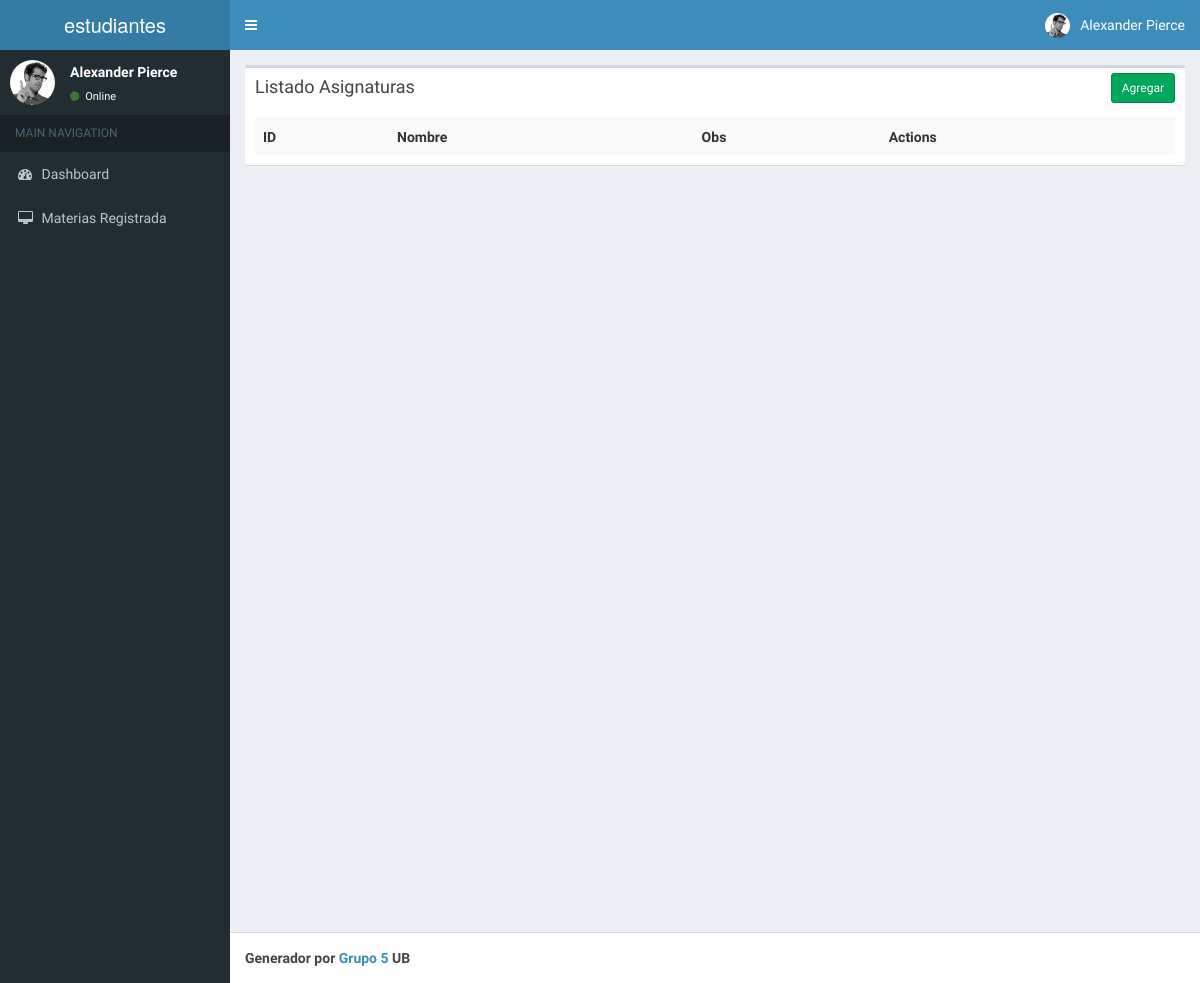
The page /index.php/asignatura on the database as committed earlier.
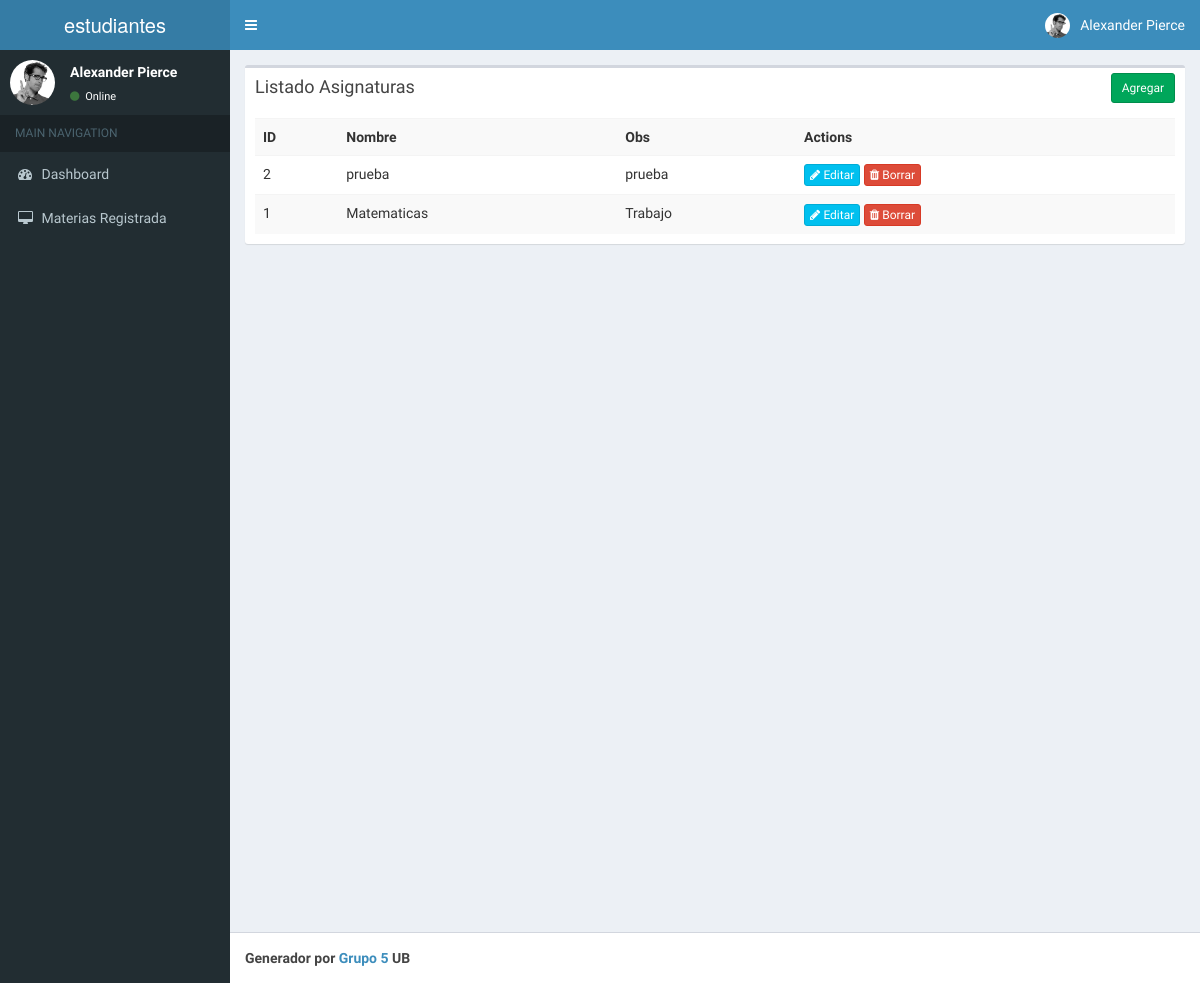
The same page on the database as committed later.
### tables this page shows
CREATE TABLE `subjects` (
  `subject_id` int(11) NOT NULL,
  `subject_name` varchar(255) NOT NULL,
  `subjects_obs` varchar(350) NOT NULL,
  `created_at` timestamp NULL DEFAULT CURRENT_TIMESTAMP,
  `updated_at` timestamp NULL DEFAULT CURRENT_TIMESTAMP ON UPDATE CURRENT_TIMESTAMP,
  `deleted_at` timestamp NULL DEFAULT NULL
);

### application/controllers/Asignatura.php (called while the page is built, shortened)
<?php
class Asignatura extends CI_Controller{
    function __construct()
    {
        $this->load->model('Asignatura_model');
    }
    function index()
    {
        $data['asignaturas'] = $this->Asignatura_model->get_all_asignaturas();
        $data['_view'] = 'asignatura/index';
        $this->load->view('partes/main',$data);
    }
}

### index.php (called while the page is built, shortened)
<?php
require_once BASEPATH.'core/CodeIgniter.php';

### application/models/Asignatura_model.php (called while the page is built, shortened)
<?php
class Asignatura_model extends CI_Model
{
    function get_all_asignaturas()
    {
        $this->db->order_by('subject_id', 'desc');
        return $this->db->get('subjects')->result_array();
    }
}

### application/views/asignatura/index.php (the view)
<div class="row">
    <div class="col-md-12">
        <div class="box">
            <div class="box-header">
                <h3 class="box-title">Listado Asignaturas</h3>
            	<div class="box-tools">
                    <a href="<?= site_url('asignatura/add'); ?>" class="btn btn-success btn-sm">Agregar</a>
                </div>
            </div>
            <div class="box-body">
                <table class="table table-striped">
                    <tr>
						<th>ID</th>
						<th>Nombre</th>
						<th>Obs</th>
						<th>Actions</th>
                    </tr>
                    <?php foreach($asignaturas as $a){ ?>
                    <tr>
						<td><?= $a['subject_id']; ?></td>
						<td><?= $a['subject_name']; ?></td>
						<td><?= $a['subjects_obs']; ?></td>
						<td>
                            <a href="<?= site_url('asignatura/edit/'.$a['subject_id']); ?>" class="btn btn-info btn-xs"><span class="fa fa-pencil"></span> Editar</a>
                            <a href="<?= site_url('asignatura/remove/'.$a['subject_id']); ?>" class="btn btn-danger btn-xs"><span class="fa fa-trash"></span> Borrar</a>
                        </td>
                    </tr>
                    <?php } ?>
                </table>
            </div>
        </div>
    </div>
</div>

### application/views/partes/head.php (shortened to what this page needs)
<!DOCTYPE html>
<html lang="es">
    <head>
         <link rel="stylesheet" href="<?= site_url('asset/css/bootstrap.min.css');?>">
        <link rel="stylesheet" href="<?= site_url('asset/css/font-awesome.min.css');?>">
        <link rel="stylesheet" href="https://cdnjs.cloudflare.com/ajax/libs/ionicons/2.0.1/css/ionicons.min.css">
        <link rel="stylesheet" href="<?= site_url('asset/css/bootstrap-datetimepicker.min.css');?>">
        <link rel="stylesheet" href="<?= site_url('asset/css/AdminLTE.min.css');?>">
        <link rel="stylesheet" href="<?= site_url('asset/css/_all-skins.min.css');?>">
    </head>
    <body class="<?= isset($body)? $body : 'hold-transition skin-blue sidebar-mini' ?>" >

### application/views/partes/main.php (shortened to what this page needs)
<?php
    $this->load->view('partes/head'); ?>
        <div class="wrapper">
            <header class="main-header">
                <a href="" class="logo">
                    <span class="logo-lg">estudiantes</span>
                </a>
                <nav class="navbar navbar-static-top">
                    <a href="#" class="sidebar-toggle" data-toggle="offcanvas" role="button">
                    </a>
                    <div class="navbar-custom-menu">
                        <ul class="nav navbar-nav">
                            <li class="dropdown user user-menu">
                                <a href="#" class="dropdown-toggle" data-toggle="dropdown">
                                    <img src="<?= site_url('asset/img/user2-160x160.jpg');?>" class="user-image" alt="User Image">
                                    <span class="hidden-xs">Alexander Pierce</span>
                                </a>
                            </li>
                        </ul>
                    </div>
                </nav>
            </header>
            <aside class="main-sidebar">
                <section class="sidebar">
                    <div class="user-panel">
                        <div class="pull-left image">
                            <img src="<?= site_url('asset/img/user2-160x160.jpg');?>" class="img-circle" alt="User Image">
                        </div>
                        <div class="pull-left info">
                            <p>Alexander Pierce</p>
                            <a href="#"><i class="fa fa-circle text-success"></i> Online</a>
                        </div>
                    </div>
                    <ul class="sidebar-menu">
                        <li class="header">MAIN NAVIGATION</li>
                        <li>
                            <a href="<?= site_url();?>">
                                <i class="fa fa-dashboard"></i> <span>Dashboard</span>
                            </a>
                        </li>
                        <?php
                        $datos=$this->session->userdata('role');
                            if ($datos=='Docente')
                                $this->load->view('partes/menu_docente');
                            else
                                $this->load->view('partes/menu_estudiante');
                        ?>
                    </ul>
                </section>
            </aside>
            <div class="content-wrapper">
                <section class="content">
                    <?php
                    if(isset($_view) && $_view)
                        $this->load->view($_view);
                    ?>
                </section>
            </div>
            <footer class="main-footer">
                <strong>Generador por <a href="#">Grupo 5</a> UB</strong>
            </footer>
        </div>
<?php
        $this->load->view('partes/footer');

### application/views/partes/menu_estudiante.php (shortened to what this page needs)
<li>
    <a href="#">
        <i class="fa fa-desktop"></i> <span>Materias Registrada</span>
    </a>
</li>

### application/views/partes/footer.php (shortened to what this page needs)
        </body>
</html>

Rows that differ between the two databases and show on the page:
added subjects: subject_id "2", subject_name "prueba", subjects_obs "prueba"
added subjects: subject_id "1", subject_name "Matematicas", subjects_obs "Trabajo"
